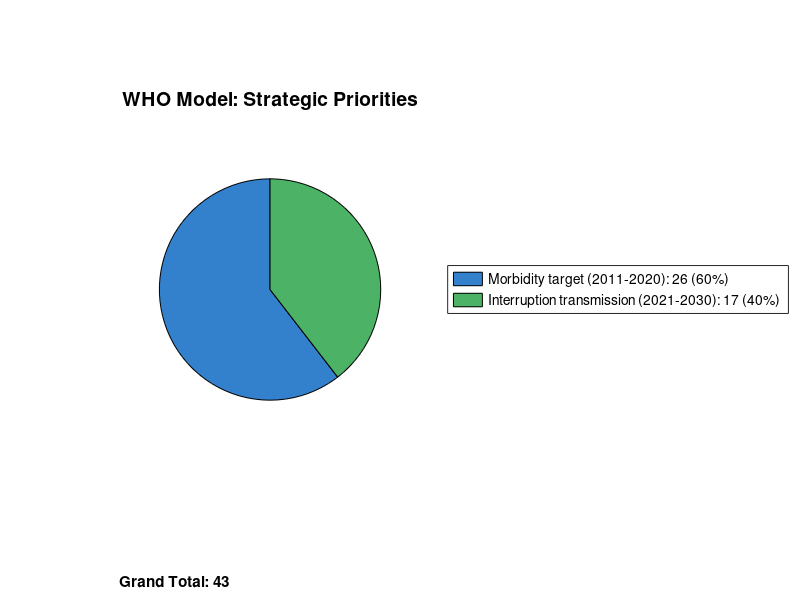

The MATLAB script that drew this image:
% Clear workspace and figures
clear; clc; close all;

% Data from WHO model
values = [26, 17];
total = sum(values);
percentages = (values / total) * 100;

% Round percentages to nearest integer
percentages_rounded = round(percentages);

% Create figure
figure('Position', [100, 100, 650, 550]);

% Create pie chart with rounded percentage labels
h = pie(values, {sprintf('%d%%', percentages_rounded(1)), sprintf('%d%%', percentages_rounded(2))});

% Customize pie chart colors
set(h(1), 'FaceColor', [0.2 0.5 0.8]);  % Blue for Morbidity target
set(h(3), 'FaceColor', [0.3 0.7 0.4]);  % Green for Interruption transmission

% Enhance text appearance
for i = 2:2:length(h)
    if ishandle(h(i))
        set(h(i), 'FontSize', 14, 'FontWeight', 'bold', 'Color', 'white');
    end
end

% Add title
title('WHO Model: Strategic Priorities', 'FontSize', 14, 'FontWeight', 'bold');

% Add legend with detailed information using rounded percentages
legend({sprintf('Morbidity target (2011-2020): %d (%d%%)', values(1), percentages_rounded(1)), ...
        sprintf('Interruption transmission (2021-2030): %d (%d%%)', values(2), percentages_rounded(2))}, ...
        'Location', 'eastoutside', 'FontSize', 10);

% Add total annotation
annotation('textbox', [0.15, 0.02, 0.7, 0.05], ...
    'String', sprintf('Grand Total: %d', total), ...
    'HorizontalAlignment', 'center', ...
    'FontSize', 11, ...
    'FontWeight', 'bold', ...
    'EdgeColor', 'none');

% Display statistics in command window
fprintf('WHO Model Statistics:\n');
fprintf('=======================\n');
fprintf('Morbidity target (2011-2020):        %d (%d%%)\n', values(1), percentages_rounded(1));
fprintf('Interruption transmission (2021-2030): %d (%d%%)\n', values(2), percentages_rounded(2));
fprintf('Grand Total: %d\n', total);
